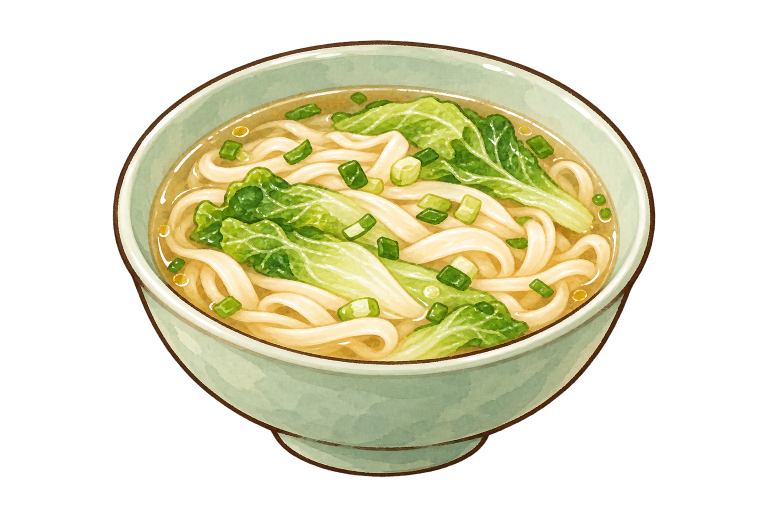
#> input picture 新建文件夹/菜面.png, 1536 x 1024 px (shown at 1/2 size)
$ python trace_noodles.py   (older library calls are emulated)
#> lines starting #> are read from the running program, lines starting #| are printed output that depends on the picture
### WhiteModel/trace_common.py
"""Shared tools for tracing a dish's art into its model (勾勒), used by trace_d10.py and trace_d18.py (trace_d06.py and
trace_d23.py came first and carry their own): the art's camera, the dish's surface under the food, cutting the art
into pieces, their colours, and each piece as a surface over its outline in the art, so that from the art's camera
it covers exactly what the art paints, its 3D shape a rounded mound (lying) or a rounded lens (standing).
"""
import heapq
import json
import math
import os
import subprocess
import tempfile

import cv2
import numpy as np
from PIL import Image, ImageDraw, ImageFont

HERE = os.path.dirname(os.path.abspath(__file__))
u8 = lambda m: m.astype(np.uint8)
disk = lambda r: cv2.getStructuringElement(cv2.MORPH_ELLIPSE, (2 * r + 1, 2 * r + 1))


# [5 lines left out: function fill_holes, not called in this run]


def largest(m):
    n, cc, st, _ = cv2.connectedComponentsWithStats(u8(m))
    return cc == 1 + np.argmax(st[1:, cv2.CC_STAT_AREA]) if n > 1 else m.astype(bool)


class Camera:
    """The art as an orthographic view from straight in front, `el` degrees up, k px a metre, the world's origin
    at the art pixel (u0, v0): X = u0 + k·x, Y = v0 - k·(y·sin el + z·cos el)."""

    def __init__(self, el, k, u0, v0):
        self.el, self.k, self.u0, self.v0 = el, k, u0, v0
        self.se, self.ce = math.sin(math.radians(el)), math.cos(math.radians(el))
        self.toward = np.array([0.0, -self.ce, self.se])        # from the food towards the camera
        self.away = -self.toward

    def project(self, x, y, z):
        return (self.u0 + self.k * np.asarray(x),
                self.v0 - self.k * (np.asarray(y) * self.se + np.asarray(z) * self.ce))

    # [5 lines left out: function on_ray, not called in this run]

    def depth(self, P):
        P = np.asarray(P)
        return P[..., 1] * self.ce - P[..., 2] * self.se

    # [28 lines left out: functions plane_depth, backproject, not called in this run]


class Grid:
    """Heights over a world grid (x, y), step metres apart, sampled bilinearly."""

    def __init__(self, z, x0, y0, step):
        self.z, self.x0, self.y0, self.step = z, x0, y0, step

    # [9 lines left out: function __call__, not called in this run]

    def xy(self):
        n_y, n_x = self.z.shape
        return np.meshgrid(self.x0 + np.arange(n_x) * self.step, self.y0 + np.arange(n_y) * self.step)

    # [655 lines left out: functions top_of, dish_mesh, flood, seeded_pieces, split, grow and 19 more, not called in this run]

### WhiteModel/trace_noodles.py
"""Traces the noodle dishes' art so that what is in the bowl is modelled 1:1 (勾勒): 菜面 (新建文件夹/菜面.png) for D02,
插肉面 (插肉面.png) for D09 and 冷淘 (冷淘.png) for D11. Writes food_models/traced_<ID>.json and the colours of its
pieces (traced_<ID>_paint.npz), which bowls.caimian, bowls.charou_mian and bowls.lengtao build the food from, and a
tracing sheet.

    python WhiteModel/trace_noodles.py D02|D09|D11 [--sheet <out.png>]

1. The art's camera and the bowl: fitted together (the bowl's shape too) so that the bowl covers the art's silhouette
   and its lip and its broth meet where the art draws them: the front of the lip where the food goes under it, the
   back of the broth where it meets the bowl's wall (BOWLS). The bowl and its broth are built by Blender with
   bowls.round_bowl; what the art's camera sees of the broth is where the food floats (冷淘: inside the lip, the
   nest of noodles heaped over the dressing).
2. What each pixel is: the art's colours blocked in (posterize), the noodles told from the broth by being lighter and
   less yellow, a flood from seeds of each over the change of colour. Then the pieces: every noodle cut out strand by
   strand along the dark lines the art draws where one lies over another (a flood from each strand's core, the
   lines high ground), and from the strokes laid along strands by eye (STRANDS) where the lines are faint; the
   leaves, slices of pork, heads of bok choy, strips of cucumber from strokes along each (read off the art by eye);
   the cut scallion and the drops of oil each a patch of their colour.
3. Their colours, as a painter would block them in: the noodles' shaded edges and the darker side of each strand
   tinted in; the leaves' dark green painted on, their pale veins and ribs tinted in; the pork's lean, fat and
   browned rind; the bok choy's dark blades and pale stalks; the cucumber's dark skin; the scallion's pale cut ends.
4. Each piece a surface floating on the broth (on the nest) over its outline, so that from the art's camera it
   covers exactly what the art paints: each noodle a round strand (its outline and a row of points along its middle,
   raised to a rounded ridge), the toppings rounded slabs and leaves with the art's shading in relief, lying on what
   is under them.
"""
import json
import os
import subprocess
import sys
import tempfile

import cv2
import numpy as np
from PIL import Image, ImageDraw

from trace_common import (HERE, Camera, contour_points, disk, ear_clip, fill_holes, flood, largest, neighbours,
                          outline_mesh,
                          over, paint_channels, posterize, profile, raster, shading_band, smooth_inner, tracing_sheet,
                          u8)

KEY = sys.argv[1] if len(sys.argv) > 1 and not sys.argv[1].startswith('--') else 'D02'
OUT = os.path.join(HERE, 'food_models', f'traced_{KEY}.json')
PAINT = os.path.join(HERE, 'food_models', f'traced_{KEY}_paint.npz')

# (1) the camera and the bowl, fitted to the art (bowl_fit in the report), and what the food lies on
BOWLS = {
    'D02': dict(art='菜面.png', cam=(39.08568, 6599.69789, 765.99293, 777.26594), n=40, fill='CaimianBroth',
                bowl="round_bowl(tmp, rim_r=0.08, h=0.07405, foot_r=0.04257, foot_h=0.01953, fill_z=0.05942, "
                     "lean=1.22844, t=0.00544, fill='CaimianBroth', n=40, light=True)"),
    'D09': dict(art='插肉面.png', cam=(38.75259, 7005.78904, 625.99808, 980.20352), n=48, fill='CharouBroth',
                bowl="round_bowl(tmp, rim_r=0.081, h=0.08282, foot_r=0.03628, foot_h=0.02145, fill_z=0.07121, "
                     "lean=1.23659, t=0.00344, fill='CharouBroth', n=48, light=True)"),
    'D11': dict(art='冷淘.png', cam=(36.07684, 6827.19709, 625.18172, 984.21408), n=40, fill='LengtaoDressing',
                bowl="round_bowl(tmp, rim_r=0.085, h=0.07309, foot_r=0.02966, foot_h=0.00746, fill_z=0.04281, "
                     "fill='LengtaoDressing', t=0.003, n=40, light=True, flare=(30, 75, 0.4))"),
}
CFG = BOWLS[KEY]
ART = os.path.join(HERE, '..', '新建文件夹', CFG['art'])
CAM = Camera(*CFG['cam'])
FILL_Z = float(CFG['bowl'].split('fill_z=')[1].split(',')[0])


def dish_mesh(build):
    """The bowl built by Blender from `build` (python making Part p): its vertices and triangles. (trace_common's,
    with a file of its own, so that tracings run side by side don't read each other's bowls.)"""
    fd, path = tempfile.mkstemp(suffix='.json')
    os.close(fd)
    os.remove(path)
    script = '\n'.join([
        'import sys, json, bmesh', 'sys.path.insert(0, %r)' % HERE, 'from food_models.core import *',
        'from food_models.plates import *', 'p = Part()', build, 'bm = p.bm',
        'bmesh.ops.triangulate(bm, faces=bm.faces[:])', 'bm.verts.index_update()',
        "json.dump({'V': [list(v.co) for v in bm.verts], 'T': [[v.index for v in f.verts] for f in bm.faces]},"
        ' open(%r, "w"))' % path])
    subprocess.run(['E:/blender.exe', '-b', '--factory-startup', '--python-expr', script], check=True,
                   stdout=subprocess.DEVNULL, stderr=subprocess.DEVNULL)
    if not os.path.exists(path):
        raise RuntimeError('Blender built no bowl: ' + build)
    d = json.load(open(path))
    os.remove(path)
    return np.array(d['V']), np.array(d['T'])


def bowl_view(H, W):
    """The bowl as the art's camera sees it: where its broth shows (and its depths there), where the inside of the
    bowl shows (the broth and the wall above it, inside the lip), and the depths of the whole bowl."""
    n = CFG['n']
    full = dish_mesh('from food_models.bowls import round_bowl\ntmp = p\n' + CFG['bowl'])
    broth = dish_mesh('from food_models.bowls import round_bowl\ntmp = Part()\nfz, rf = ' + CFG['bowl'] +
                      "\np.lathe([(rf, fz), (rf * 0.5, fz + 0.0004), (0.0, fz + 0.0005)], 'Broth', n=%d, "
                      "close_ends=False)" % n)
    V, T = full
    P = V[T]
    nrm = np.cross(P[:, 1] - P[:, 0], P[:, 2] - P[:, 0])
    c = P.mean(1)
    rad = c[:, :2] / np.maximum(np.linalg.norm(c[:, :2], axis=1, keepdims=True), 1e-9)
    inner = ((nrm[:, :2] * rad).sum(1) < 0) & (np.abs(nrm[:, 2]) < np.linalg.norm(nrm, axis=1) * 0.97)
    zb, zid = np.full((H, W), np.inf), np.full((H, W), -1, np.int32)
    for VV, TT, ids in ((broth[0], broth[1], np.zeros(len(broth[1]), int)), (V, T, np.where(inner, 2, 1))):
        u, v = CAM.project(VV[:, 0], VV[:, 1], VV[:, 2])
        raster(np.stack([u, v], -1)[TT], CAM.depth(VV)[TT], ids, H, W, zb, zid)
    inside = cv2.morphologyEx(u8((zid == 0) | (zid == 2)), cv2.MORPH_CLOSE, disk(2)).astype(bool)
    zdish = np.where(zid >= 0, zb, np.inf)
    return np.where(zid == 0, zb, np.inf), zid == 0, inside, zdish


LIFT = 0.0006   # the food floats this far over the broth's level (its surface domes 0.5 mm in the middle)


# [98 lines left out: functions plane_depth, thin, axis_points, strand_cut, not called in this run]


# ------------------------------------------------------------------ (2) what is where, per dish (art pixels)

# the kinds of piece, by number in the kind map (0 the broth, 1 the noodles)
KIND_CODES = {'leaf': 2, 'scallion': 3, 'pork': 4, 'bokleaf': 5, 'bokstalk': 6, 'cucumber': 7, 'herb': 8,
              'drop': 9}
STRANDS = []        # strokes along strands where the art's lines between them are faint
RIM = 12            # the band of bare broth along the lip (art pixels)
NOODLE = (46, -4, 6)   # a noodle's seed: L - 0.9 b over this, a* between these (Lab): lighter, less yellow
AUTO = []           # pieces found by their colour: (kind, test(L, a, b), area range, opening radius)
if KEY == 'D02':
    # the napa cabbage: a stroke along each leaf, its stalk end first; the cut scallion, each piece's middle
    TOPPINGS = {'Lback': ('leaf', [[(1170, 432), (1100, 385), (1030, 345), (960, 300), (880, 265), (800, 240),
                                    (720, 222)], [(990, 230), (1010, 275), (1040, 320)]]),
                'Lleft': ('leaf', [[(410, 410), (470, 395), (540, 385), (620, 395), (700, 410)]]),
                'Lmid': ('leaf', [[(400, 470), (470, 480), (550, 495), (640, 520), (720, 545), (790, 570),
                                   (845, 597)]]),
                'Lfront': ('leaf', [[(860, 662), (920, 652), (980, 640), (1030, 652)]])}
    SEEDS = {'scallion': [(718, 195), (606, 225), (595, 303), (462, 298), (485, 312), (705, 347), (810, 342),
                          (865, 400), (862, 432), (935, 417), (1197, 397), (1210, 425), (1047, 441), (1035, 485),
                          (352, 530), (1082, 575), (455, 610), (855, 313), (1080, 293), (720, 455), (775, 495),
                          (905, 550), (925, 525), (722, 620), (868, 625), (862, 580)]}
    # the colours in the bowl, blocked in as a painter would: the noodles' light, their shaded edges; the cabbage's
    # pale blade, its white veins and ribs, its mid and dark greens
    CLASSES = {'noodle': {'light': (249, 241, 214), 'shade': (238, 220, 160), 'deep': (222, 192, 116)},
               'leaf': {'pale': (214, 220, 120), 'vein': (238, 242, 205), 'mid': (160, 190, 60),
                        'dark': (88, 128, 22), 'deep': (60, 100, 15)}}
elif KEY == 'D09':
    # the braised pork, a stroke along each slice from back to front; the bok choy's leaves and stalks
    TOPPINGS = {'P1': ('pork', [[(450, 400), (520, 395), (580, 410)]]),
                'P2': ('pork', [[(280, 490), (340, 480), (400, 475), (450, 480)]]),
                'P3': ('pork', [[(250, 600), (310, 585), (370, 570)]]),
                'P4': ('pork', [[(420, 620), (480, 590), (540, 570)]]),
                'P5': ('pork', [[(560, 680), (650, 660), (750, 660), (850, 690)], [(620, 760), (720, 765)]]),
                'BL1': ('bokleaf', [[(690, 330), (760, 320), (830, 360)], [(700, 400), (780, 420), (850, 470)]]),
                'BS1': ('bokstalk', [[(890, 380), (900, 440), (915, 510), (930, 580), (945, 640)]]),
                'BL2': ('bokleaf', [[(990, 400), (1030, 430), (1070, 470)]]),
                'BS2': ('bokstalk', [[(1020, 480), (1050, 540), (1075, 600)]])}
    SEEDS = {}
    AUTO = [('scallion', lambda L, a, b: (a < -20) & (L > 50) & (b > 30), (150, 3500), 2)]
    CLASSES = {'noodle': {'light': (250, 243, 218), 'shade': (240, 222, 165), 'deep': (225, 196, 120)},
               'pork': {'fat': (246, 214, 200), 'lean': (222, 160, 140), 'rind': (176, 94, 62),
                        'deep': (128, 62, 36)},
               'bokleaf': {'vein': (130, 170, 80), 'leaf': (70, 120, 40), 'dark': (35, 75, 20)},
               'bokstalk': {'pale': (226, 236, 196), 'green': (180, 205, 120)}}
    RIM = 14
elif KEY == 'D11':
    # the nest of noodles heaped over the dressing: the cucumber strips, the herb leaves and the drops of dressing
    # found by their colours (AUTO), the noodles the peach-cream between them, the bowl's wall what is celadon
    TOPPINGS, SEEDS = {}, {}
    AUTO = [('cucumber', lambda L, a, b: (L > 60) & (a < -6) & (b > 32), (150, 9000), 2),
            ('herb', lambda L, a, b: (L <= 56) & (a < -8), (250, 20000), 6)]
    NOODLE = None
    CLASSES = {'noodle': {'light': (252, 238, 214), 'shade': (246, 210, 160), 'deep': (236, 160, 90)},
               'herb': {'light': (130, 175, 60), 'leaf': (70, 125, 35), 'dark': (35, 80, 15)},
               'cucumber': {'flesh': (205, 220, 130), 'pale': (230, 236, 180), 'skin': (60, 110, 30)}}
    RIM = 6
    NEST = dict(h=0.05, r=0.069, c=(0.0, 0.004), power=0.4)   # the heap the noodles lie on: its height over the
                                                               # dressing, its radius and middle, its roundness


# [158 lines left out: functions nest_height, what_is_where, kinds_of, blocks, colours, not called in this run]


if KEY == 'D02':
    CHANNELS = ['ndeep', 'scut', 'ldark', 'lmid', 'lvein']
    NOODLE_MAT = 'CaimianNoodle'
    TOP_KINDS = {
        'leaf': dict(gap=0.0075, gb=0.004, ring=(0.0006, 0.0012), puff=0.3, top=0.0022, edge=0.0004, relief=0.0012,
                     mat='CaimianLeaf', paint=[('ldark', 'CaimianLeafDark')],
                     tint=[('lvein', '#f4f6d8', 0.7), ('lmid', '#8cb83c', 0.55)], ink=[0.6, 2.2]),
        'scallion': dict(gap=0.0045, gb=0.0024, ring=0.0004, puff=0.7, top=0.0042, edge=0.0006, relief=0.0,
                         mat='CaimianScallion', paint=[('scut', 'CaimianScallionCut')], tint=[], ink=[0.5, 2.0])}
elif KEY == 'D09':
    CHANNELS = ['ndeep', 'scut', 'prind', 'pfat', 'pdeep', 'bdark', 'bvein', 'bgreen']
    NOODLE_MAT = 'CharouNoodle'
    TOP_KINDS = {
        'pork': dict(gap=0.007, gb=0.0035, ring=(0.0006, 0.0012), puff=0.45, top=0.0055, edge=0.0008,
                     relief=0.0015, mat='CharouPork', paint=[('prind', 'CharouRind')],
                     tint=[('pfat', '#f6dccb', 0.75), ('pdeep', '#7a3a1e', 0.6)], ink=[1.2, 2.4]),
        'bokleaf': dict(gap=0.008, gb=0.004, ring=(0.0006, 0.0012), puff=0.3, top=0.0025, edge=0.0004,
                        relief=0.0015, mat='CharouBokLeaf', paint=[('bdark', 'CharouBokDark')],
                        tint=[('bvein', '#8cba50', 0.6)], ink=[0.8, 2.2]),
        'bokstalk': dict(gap=0.008, gb=0.004, ring=(0.0006, 0.0012), puff=0.5, top=0.006, edge=0.0006,
                         relief=0.0015, mat='CharouBokStalk', paint=[], tint=[('bgreen', '#b6cc78', 0.6)],
                         ink=[0.6, 2.0]),
        'scallion': dict(gap=0.0045, gb=0.0024, ring=0.0004, puff=0.7, top=0.0045, edge=0.0006, relief=0.0,
                         mat='CharouScallion', paint=[('scut', 'CharouScallionCut')], tint=[], ink=[0.5, 2.0])}

elif KEY == 'D11':
    CHANNELS = ['ndeep', 'nshade', 'cskin', 'cpale', 'hdark', 'hlight', 'drop']
    NOODLE_MAT = 'LengtaoNoodle'
    TOP_KINDS = {
        'cucumber': dict(gap=0.01, gb=0.0056, ring=(0.0005, 0.001), puff=0.55, top=0.0042, edge=0.0006,
                         relief=0.001, mat='LengtaoCucumber', paint=[('cskin', 'LengtaoCucumberSkin')],
                         tint=[('cpale', '#eef0c4', 0.5)], ink=[0.8, 2.0]),
        'herb': dict(gap=0.01, gb=0.0055, ring=(0.0005, 0.001), puff=0.3, top=0.0022, edge=0.0004, relief=0.0012,
                     mat='LengtaoHerb', paint=[('hdark', 'LengtaoHerbDark')], tint=[('hlight', '#8cbc48', 0.6)],
                     ink=[0.8, 2.2]),
        'drop': dict(gap=0.004, gb=0.0016, ring=0.0003, puff=0.35, top=0.0009, edge=0.0002, relief=0.0,
                     mat='LengtaoDrop', paint=[], tint=[], ink=[0.0, 0.0]),
        'bed': dict(gap=0.011, gb=0.005, ring=0.0, puff=0.0, top=0.0, edge=0.0, relief=0.0, mat='LengtaoNest',
                    paint=[], tint=[('drop', '#e8902e', 0.8)], ink=[0.0, 0.0])}

# (4) by kind: mesh spacing inside and along the outline (m), its rings, how high it rises (puff x its half-width, up
# to top), where its outline sits (edge, over what is under it), its relief from the art's shading, and its colours:
# what it is built in, what is painted on it (its mesh has vertices along each colour's edge), what is tinted in
KINDS = {
    'strand': dict(gb=0.0036, ring=(0.0004, 0.0011), axis=18.0, puff=0.55, top=0.003, edge=0.0003, shoulder=0.5,
                   mat=NOODLE_MAT, paint=[], tint=[('ndeep', '#e6bc6c', 0.6)], ink=[2.4, 2.4]),
    **TOP_KINDS}
if KEY == 'D09':   # thinner noodles, and many: one ring, the points further apart; their strands a texture
    KINDS['strand'].update(gb=0.0044, ring=0.0004, axis=22.0, puff=0.6, dirs=True)
if KEY == 'D11':   # thin noodles, packed close in the nest, in bundles; their strands a texture
    KINDS['strand'].update(gb=0.006, ring=0.0004, axis=30.0, puff=0.7, top=0.0022, dirs=True,
                           tint=[('drop', '#ec9a3c', 0.85), ('nshade', '#f4c48a', 0.45), ('ndeep', '#e8964a', 0.55)],
                           ink=[1.2, 1.6])
SPACING = {'leaf': 12.0, 'scallion': 6.0, 'bed': 12.0, 'pork': 9.0, 'bokleaf': 12.0, 'bokstalk': 12.0,
           'cucumber': 6.0, 'herb': 10.0, 'drop': 6.0}   # art pixels between the vertices along a colour's edge
LAYER = {'leaf': 1, 'pork': 1, 'bokleaf': 1, 'bokstalk': 1, 'cucumber': 1, 'herb': 2, 'scallion': 3, 'drop': 3}   # over what


# ------------------------------------------------------------------ (4) the surfaces

# [107 lines left out: functions strand_surface, piece_surface, strand_mat, close_under, piece_dict, clean, not called in this run]


def main():
    sheet = sys.argv[sys.argv.index('--sheet') + 1] if '--sheet' in sys.argv else None
    rgba = np.asarray(Image.open(ART).convert('RGBA'))
#> rgba is the input picture: shape (1024, 1536, 4); mean R, G, B, A 86.6, 84.9, 55.1, 114.3
    rgb, alpha = np.ascontiguousarray(rgba[..., :3]), rgba[..., 3]
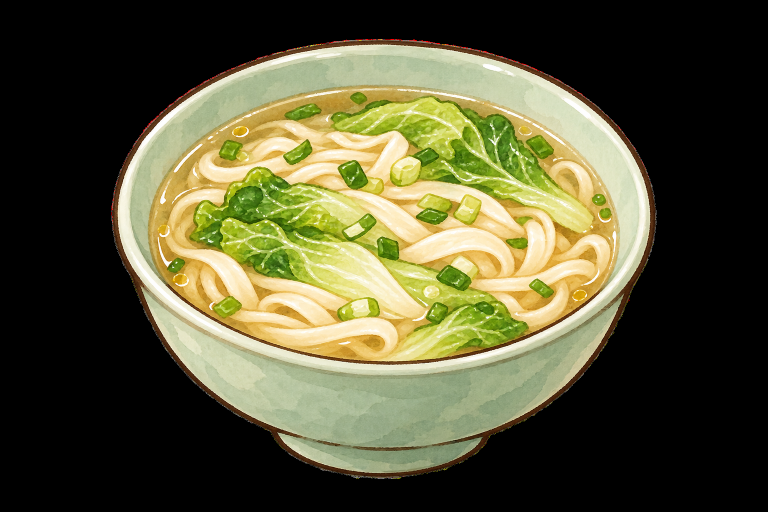
#> rgb: shape (1024, 1536, 3) (shown at 1/2 size); mean R, G, B 86.6, 84.9, 55.1
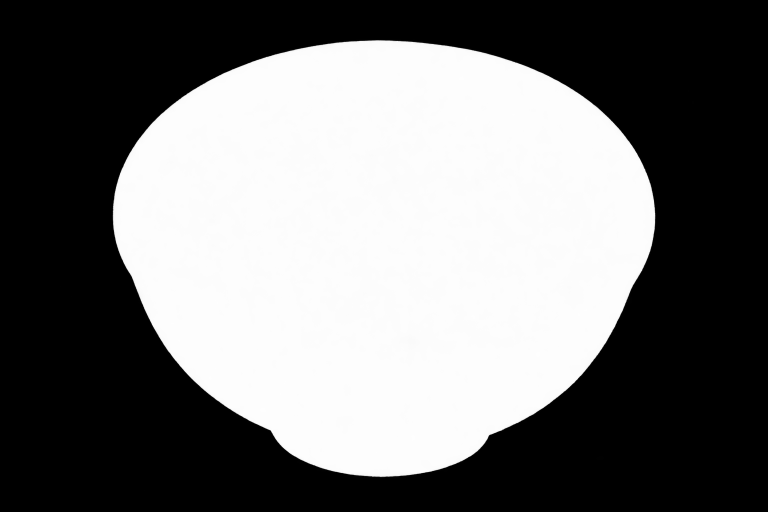
#> alpha: shape (1024, 1536) (shown at 1/2 size); min 0, max 254, mean 114.3
    H, W = alpha.shape
    lum = cv2.GaussianBlur(rgb.astype(np.float32) @ np.array([0.3, 0.59, 0.11], np.float32), (0, 0), 1.0)
#> (the rest of the program and of its run is left out)
